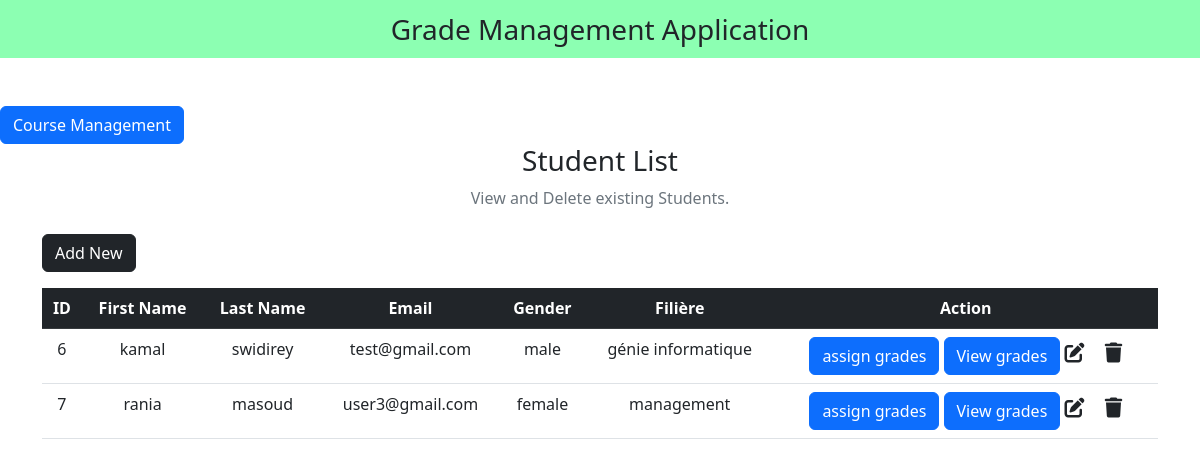
The page / on the database its author committed.
### tables this page shows
CREATE TABLE `crud` (
  `id` int(255) NOT NULL,
  `first_name` varchar(255) NOT NULL,
  `last_name` varchar(255) NOT NULL,
  `email` varchar(255) NOT NULL,
  `gender` varchar(255) NOT NULL,
  `id_filiere` int(11) DEFAULT NULL
);

CREATE TABLE `filieres` (
  `id` int(11) NOT NULL,
  `nom` varchar(255) NOT NULL
);

### index.php (the view, shortened to what this page needs)
<?php
include "db_conn.php";
?>
<!DOCTYPE html>
<html lang="en">
<head>
  <link href="https://cdn.jsdelivr.net/npm/bootstrap@5.2.3/dist/css/bootstrap.min.css" rel="stylesheet">
  <link rel="stylesheet" href="https://cdnjs.cloudflare.com/ajax/libs/font-awesome/6.4.0/css/all.min.css" />
</head>
<body>
  <nav class="navbar navbar-light justify-content-center fs-3 mb-5" style="background-color: #00ff5573;">
    Grade Management Application
  </nav>
  <a href="courses.php" class="btn btn-primary">Course Management</a>
  <div class="container">
    <div class="text-center mb-4">
      <h3>Student List</h3>
      <p class="text-muted">View and Delete existing Students.</p>
    </div>
    <a href="add-new.php" class="btn btn-dark mb-3">Add New</a>
    <table class="table table-hover text-center">
      <thead class="table-dark">
        <tr>
          <th scope="col">ID</th>
          <th scope="col">First Name</th>
          <th scope="col">Last Name</th>
          <th scope="col">Email</th>
          <th scope="col">Gender</th>
          <th scope="col">Filière</th>
          <th scope="col">Action</th>
        </tr>
      </thead>
      <tbody>
        <?php
        $sql = "SELECT crud.*, filieres.nom AS filiere_nom FROM crud LEFT JOIN filieres ON crud.id_filiere = filieres.id";
        $result = mysqli_query($conn, $sql);
        while ($row = mysqli_fetch_assoc($result)) {
        ?>
          <tr>
            <td><?php echo $row["id"] ?></td>
            <td><?php echo $row["first_name"] ?></td>
            <td><?php echo $row["last_name"] ?></td>
            <td><?php echo $row["email"] ?></td>
            <td><?php echo $row["gender"] ?></td>
            <td><?php echo $row["filiere_nom"] ?></td>
            <td>
              <a href="assign_grades.php?id=<?php echo $row["id"] ?>" class="btn btn-primary">assign grades</a>
              <a href="student_notes.php?id=<?php echo $row["id"]; ?>" class="btn btn-primary">View grades</a>
              <a href="edit.php?id=<?php echo $row["id"] ?>" class="link-dark"><i class="fa-solid fa-pen-to-square fs-5 me-3"></i></a>
              <a href="delete.php?id=<?php echo $row["id"] ?>" class="link-dark"><i class="fa-solid fa-trash fs-5"></i></a>
            </td>
          </tr>
        <?php
        }
        ?>
      </tbody>
    </table>
  </div>
</body>
</html>

### rows shown on the page
crud: id "6", first_name "kamal", last_name "swidirey", email "test@gmail.com", gender "male", id_filiere.nom "génie informatique"
crud: id "7", first_name "rania", last_name "masoud", email "user3@gmail.com", gender "female", id_filiere.nom "management"
